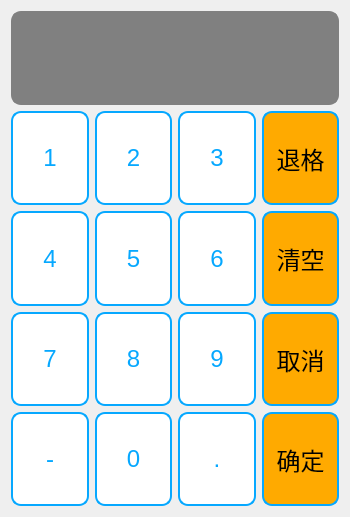
<?xml version="1.0" encoding="UTF-8"?>
<ui version="4.0">
 <class>NumKeyboard</class>
 <widget class="QWidget" name="NumKeyboard">
  <property name="geometry">
   <rect>
    <x>0</x>
    <y>0</y>
    <width>350</width>
    <height>517</height>
   </rect>
  </property>
  <property name="windowTitle">
   <string>Form</string>
  </property>
  <layout class="QGridLayout" name="gridLayout">
   <item row="1" column="0">
    <widget class="QPushButton" name="pushButton_1">
     <property name="sizePolicy">
      <sizepolicy hsizetype="Expanding" vsizetype="Expanding">
       <horstretch>0</horstretch>
       <verstretch>0</verstretch>
      </sizepolicy>
     </property>
     <property name="styleSheet">
      <string notr="true">QPushButton
{
background-color:rgb(255,255,255) ;
color:rgb(6,168,255) ;
border:2px solid rgb(6,168,255) ;
font-size:24px ;
border-radius :10px;
}
QPushButton:pressed
{
background-color :rgb(175,232,255) ;
color:rgb(0,0,0);
border:2px solid rgb(6,168,255) ;
border-radius:14px
}</string>
     </property>
     <property name="text">
      <string>1</string>
     </property>
    </widget>
   </item>
   <item row="1" column="1">
    <widget class="QPushButton" name="pushButton_2">
     <property name="sizePolicy">
      <sizepolicy hsizetype="Expanding" vsizetype="Expanding">
       <horstretch>0</horstretch>
       <verstretch>0</verstretch>
      </sizepolicy>
     </property>
     <property name="styleSheet">
      <string notr="true">QPushButton
{
background-color:rgb(255,255,255) ;
color:rgb(6,168,255) ;
border:2px solid rgb(6,168,255) ;
font-size:24px ;
border-radius :10px;
}
QPushButton:pressed
{
background-color :rgb(175,232,255) ;
color:rgb(0,0,0);
border:2px solid rgb(6,168,255) ;
border-radius:14px
}</string>
     </property>
     <property name="text">
      <string>2</string>
     </property>
    </widget>
   </item>
   <item row="1" column="2">
    <widget class="QPushButton" name="pushButton_3">
     <property name="sizePolicy">
      <sizepolicy hsizetype="Expanding" vsizetype="Expanding">
       <horstretch>0</horstretch>
       <verstretch>0</verstretch>
      </sizepolicy>
     </property>
     <property name="styleSheet">
      <string notr="true">QPushButton
{
background-color:rgb(255,255,255) ;
color:rgb(6,168,255) ;
border:2px solid rgb(6,168,255) ;
font-size:24px ;
border-radius :10px;
}
QPushButton:pressed
{
background-color :rgb(175,232,255) ;
color:rgb(0,0,0);
border:2px solid rgb(6,168,255) ;
border-radius:14px
}</string>
     </property>
     <property name="text">
      <string>3</string>
     </property>
    </widget>
   </item>
   <item row="1" column="3">
    <widget class="QPushButton" name="pushButton_back">
     <property name="sizePolicy">
      <sizepolicy hsizetype="Expanding" vsizetype="Expanding">
       <horstretch>0</horstretch>
       <verstretch>0</verstretch>
      </sizepolicy>
     </property>
     <property name="styleSheet">
      <string notr="true">QPushButton
{
background-color:rgb(255,170, 0) ;
color:rgb(0，0，0) ;
border:2px solid rgb(6,168,255) ;
font-size:24px ;
border-radius :10px;
}
QPushButton:pressed
{
	background-color: rgb(85, 170, 127);
color:rgb(0,0,0);
border:2px solid rgb(0,0,0) ;
border-radius:14px
}</string>
     </property>
     <property name="text">
      <string>退格</string>
     </property>
    </widget>
   </item>
   <item row="2" column="0">
    <widget class="QPushButton" name="pushButton_4">
     <property name="sizePolicy">
      <sizepolicy hsizetype="Expanding" vsizetype="Expanding">
       <horstretch>0</horstretch>
       <verstretch>0</verstretch>
      </sizepolicy>
     </property>
     <property name="styleSheet">
      <string notr="true">QPushButton
{
background-color:rgb(255,255,255) ;
color:rgb(6,168,255) ;
border:2px solid rgb(6,168,255) ;
font-size:24px ;
border-radius :10px;
}
QPushButton:pressed
{
background-color :rgb(175,232,255) ;
color:rgb(0,0,0);
border:2px solid rgb(6,168,255) ;
border-radius:14px
}</string>
     </property>
     <property name="text">
      <string>4</string>
     </property>
    </widget>
   </item>
   <item row="2" column="1">
    <widget class="QPushButton" name="pushButton_5">
     <property name="sizePolicy">
      <sizepolicy hsizetype="Expanding" vsizetype="Expanding">
       <horstretch>0</horstretch>
       <verstretch>0</verstretch>
      </sizepolicy>
     </property>
     <property name="styleSheet">
      <string notr="true">QPushButton
{
background-color:rgb(255,255,255) ;
color:rgb(6,168,255) ;
border:2px solid rgb(6,168,255) ;
font-size:24px ;
border-radius :10px;
}
QPushButton:pressed
{
background-color :rgb(175,232,255) ;
color:rgb(0,0,0);
border:2px solid rgb(6,168,255) ;
border-radius:14px
}</string>
     </property>
     <property name="text">
      <string>5</string>
     </property>
    </widget>
   </item>
   <item row="2" column="2">
    <widget class="QPushButton" name="pushButton_6">
     <property name="sizePolicy">
      <sizepolicy hsizetype="Expanding" vsizetype="Expanding">
       <horstretch>0</horstretch>
       <verstretch>0</verstretch>
      </sizepolicy>
     </property>
     <property name="styleSheet">
      <string notr="true">QPushButton
{
background-color:rgb(255,255,255) ;
color:rgb(6,168,255) ;
border:2px solid rgb(6,168,255) ;
font-size:24px ;
border-radius :10px;
}
QPushButton:pressed
{
background-color :rgb(175,232,255) ;
color:rgb(0,0,0);
border:2px solid rgb(6,168,255) ;
border-radius:14px
}</string>
     </property>
     <property name="text">
      <string>6</string>
     </property>
    </widget>
   </item>
   <item row="2" column="3">
    <widget class="QPushButton" name="pushButton_del">
     <property name="sizePolicy">
      <sizepolicy hsizetype="Expanding" vsizetype="Expanding">
       <horstretch>0</horstretch>
       <verstretch>0</verstretch>
      </sizepolicy>
     </property>
     <property name="styleSheet">
      <string notr="true">QPushButton
{
background-color:rgb(255,170, 0) ;
color:rgb(0，0，0) ;
border:2px solid rgb(6,168,255) ;
font-size:24px ;
border-radius :10px;
}
QPushButton:pressed
{
	background-color: rgb(85, 170, 127);
color:rgb(0,0,0);
border:2px solid rgb(0,0,0) ;
border-radius:14px
}</string>
     </property>
     <property name="text">
      <string>清空</string>
     </property>
    </widget>
   </item>
   <item row="3" column="0">
    <widget class="QPushButton" name="pushButton_7">
     <property name="sizePolicy">
      <sizepolicy hsizetype="Expanding" vsizetype="Expanding">
       <horstretch>0</horstretch>
       <verstretch>0</verstretch>
      </sizepolicy>
     </property>
     <property name="styleSheet">
      <string notr="true">QPushButton
{
background-color:rgb(255,255,255) ;
color:rgb(6,168,255) ;
border:2px solid rgb(6,168,255) ;
font-size:24px ;
border-radius :10px;
}
QPushButton:pressed
{
background-color :rgb(175,232,255) ;
color:rgb(0,0,0);
border:2px solid rgb(6,168,255) ;
border-radius:14px
}</string>
     </property>
     <property name="text">
      <string>7</string>
     </property>
    </widget>
   </item>
   <item row="3" column="1">
    <widget class="QPushButton" name="pushButton_8">
     <property name="sizePolicy">
      <sizepolicy hsizetype="Expanding" vsizetype="Expanding">
       <horstretch>0</horstretch>
       <verstretch>0</verstretch>
      </sizepolicy>
     </property>
     <property name="styleSheet">
      <string notr="true">QPushButton
{
background-color:rgb(255,255,255) ;
color:rgb(6,168,255) ;
border:2px solid rgb(6,168,255) ;
font-size:24px ;
border-radius :10px;
}
QPushButton:pressed
{
background-color :rgb(175,232,255) ;
color:rgb(0,0,0);
border:2px solid rgb(6,168,255) ;
border-radius:14px
}</string>
     </property>
     <property name="text">
      <string>8</string>
     </property>
    </widget>
   </item>
   <item row="3" column="2">
    <widget class="QPushButton" name="pushButton_9">
     <property name="sizePolicy">
      <sizepolicy hsizetype="Expanding" vsizetype="Expanding">
       <horstretch>0</horstretch>
       <verstretch>0</verstretch>
      </sizepolicy>
     </property>
     <property name="styleSheet">
      <string notr="true">QPushButton
{
background-color:rgb(255,255,255) ;
color:rgb(6,168,255) ;
border:2px solid rgb(6,168,255) ;
font-size:24px ;
border-radius :10px;
}
QPushButton:pressed
{
background-color :rgb(175,232,255) ;
color:rgb(0,0,0);
border:2px solid rgb(6,168,255) ;
border-radius:14px
}</string>
     </property>
     <property name="text">
      <string>9</string>
     </property>
    </widget>
   </item>
   <item row="3" column="3">
    <widget class="QPushButton" name="pushButton_cancel">
     <property name="sizePolicy">
      <sizepolicy hsizetype="Expanding" vsizetype="Expanding">
       <horstretch>0</horstretch>
       <verstretch>0</verstretch>
      </sizepolicy>
     </property>
     <property name="styleSheet">
      <string notr="true">QPushButton
{
background-color:rgb(255,170, 0) ;
color:rgb(0，0，0) ;
border:2px solid rgb(6,168,255) ;
font-size:24px ;
border-radius :10px;
}
QPushButton:pressed
{
	background-color: rgb(85, 170, 127);
color:rgb(0,0,0);
border:2px solid rgb(0,0,0) ;
border-radius:14px
}</string>
     </property>
     <property name="text">
      <string>取消</string>
     </property>
    </widget>
   </item>
   <item row="4" column="0">
    <widget class="QPushButton" name="pushButton_minus">
     <property name="sizePolicy">
      <sizepolicy hsizetype="Expanding" vsizetype="Expanding">
       <horstretch>0</horstretch>
       <verstretch>0</verstretch>
      </sizepolicy>
     </property>
     <property name="styleSheet">
      <string notr="true">QPushButton
{
background-color:rgb(255,255,255) ;
color:rgb(6,168,255) ;
border:2px solid rgb(6,168,255) ;
font-size:24px ;
border-radius :10px;
}
QPushButton:pressed
{
background-color :rgb(175,232,255) ;
color:rgb(0,0,0);
border:2px solid rgb(6,168,255) ;
border-radius:14px
}</string>
     </property>
     <property name="text">
      <string>-</string>
     </property>
    </widget>
   </item>
   <item row="4" column="1">
    <widget class="QPushButton" name="pushButton_0">
     <property name="sizePolicy">
      <sizepolicy hsizetype="Expanding" vsizetype="Expanding">
       <horstretch>0</horstretch>
       <verstretch>0</verstretch>
      </sizepolicy>
     </property>
     <property name="styleSheet">
      <string notr="true">QPushButton
{
background-color:rgb(255,255,255) ;
color:rgb(6,168,255) ;
border:2px solid rgb(6,168,255) ;
font-size:24px ;
border-radius :10px;
}
QPushButton:pressed
{
background-color :rgb(175,232,255) ;
color:rgb(0,0,0);
border:2px solid rgb(6,168,255) ;
border-radius:14px
}</string>
     </property>
     <property name="text">
      <string>0</string>
     </property>
    </widget>
   </item>
   <item row="4" column="2">
    <widget class="QPushButton" name="pushButton_dian">
     <property name="sizePolicy">
      <sizepolicy hsizetype="Expanding" vsizetype="Expanding">
       <horstretch>0</horstretch>
       <verstretch>0</verstretch>
      </sizepolicy>
     </property>
     <property name="styleSheet">
      <string notr="true">QPushButton
{
background-color:rgb(255,255,255) ;
color:rgb(6,168,255) ;
border:2px solid rgb(6,168,255) ;
font-size:24px ;
border-radius :10px;
}
QPushButton:pressed
{
background-color :rgb(175,232,255) ;
color:rgb(0,0,0);
border:2px solid rgb(6,168,255) ;
border-radius:14px
}</string>
     </property>
     <property name="text">
      <string>.</string>
     </property>
    </widget>
   </item>
   <item row="4" column="3">
    <widget class="QPushButton" name="pushButton_sure">
     <property name="sizePolicy">
      <sizepolicy hsizetype="Expanding" vsizetype="Expanding">
       <horstretch>0</horstretch>
       <verstretch>0</verstretch>
      </sizepolicy>
     </property>
     <property name="styleSheet">
      <string notr="true">QPushButton
{
background-color:rgb(255,170, 0) ;
color:rgb(0，0，0) ;
border:2px solid rgb(6,168,255) ;
font-size:24px ;
border-radius :10px;
}
QPushButton:pressed
{
	background-color: rgb(85, 170, 127);
color:rgb(0,0,0);
border:2px solid rgb(0,0,0) ;
border-radius:14px
}</string>
     </property>
     <property name="text">
      <string>确定</string>
     </property>
    </widget>
   </item>
   <item row="0" column="0" colspan="4">
    <widget class="QLineEdit" name="lineEdit">
     <property name="sizePolicy">
      <sizepolicy hsizetype="Expanding" vsizetype="Expanding">
       <horstretch>0</horstretch>
       <verstretch>0</verstretch>
      </sizepolicy>
     </property>
     <property name="styleSheet">
      <string notr="true">QLineEdit
{
	background-color: gray;
	color:rgb(255,255,255);
	border:2px solid gray;
	border-radius:10px;
font-size:36px ;
}</string>
     </property>
     <property name="alignment">
      <set>Qt::AlignRight|Qt::AlignTrailing|Qt::AlignVCenter</set>
     </property>
    </widget>
   </item>
  </layout>
 </widget>
 <resources/>
 <connections/>
</ui>
